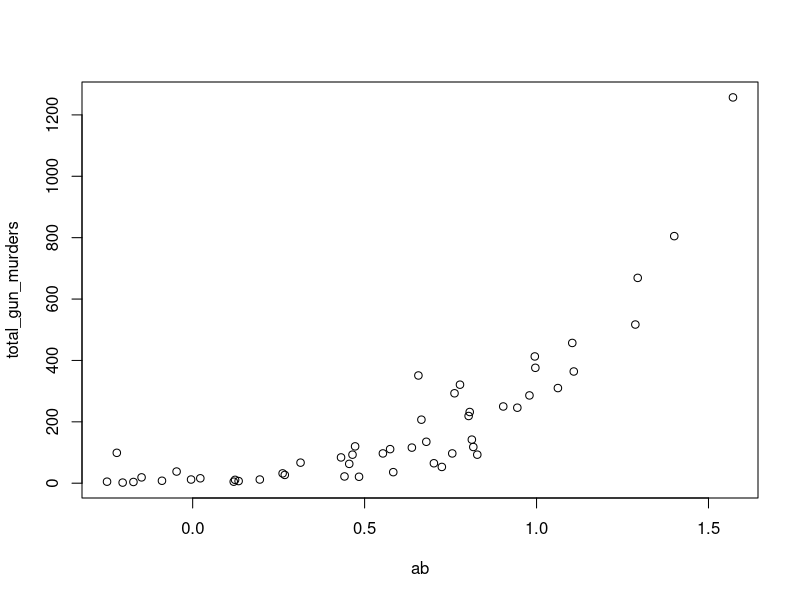
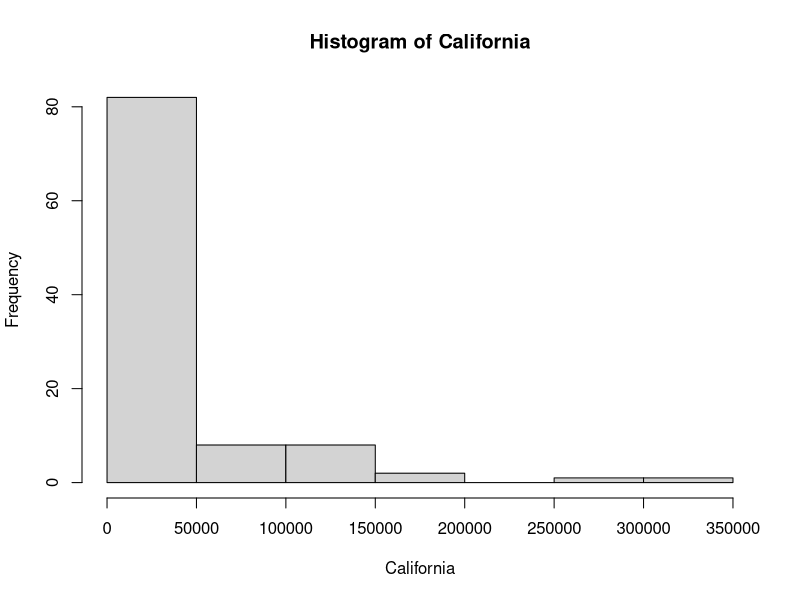
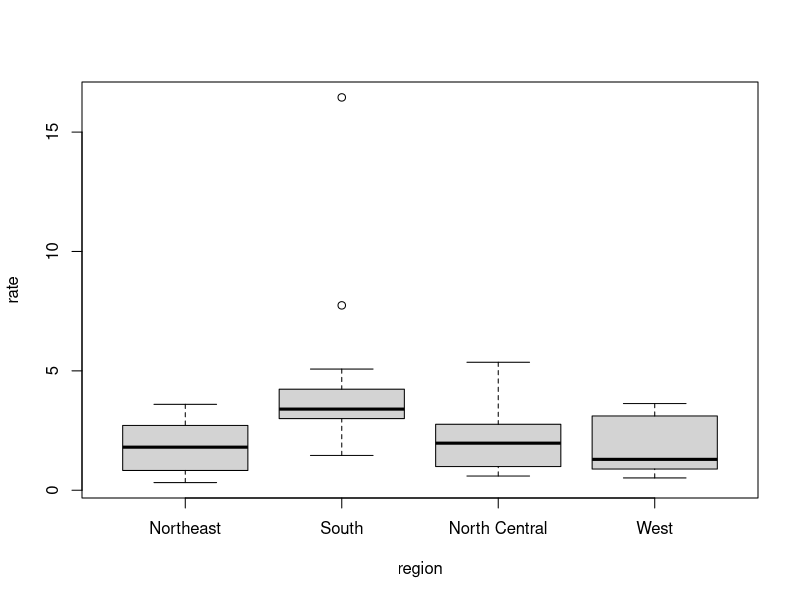

Write the R code that produced these figures, in order.
library(dslabs)
data(murders)
class(murders)

#1
pop = murders$population
asc = sort(pop)
asc [1]
min(pop)

#2
x=murders$population
index=order(x)
index[1]

#3
which.min(murders$population)

#4
q=murders$population
p=order(q)
m=p[1]

s=murders$state

s[m]

#5
temp <- c(35, 88, 42, 84, 81, 30)
city <- c("Beijing", "Lagos", "Paris", "Rio de Janeiro",
          "San Juan", "Toronto")
city_temps <- data.frame(name = city, temperature = temp)

rank(city_temps$temperature)
my_df=city_temps[order(rank(city_temps$temperature)),]
my_df

#6
ind=rank(murders$populations)
my_Df=murders[order(rank(murders$population)),]
my_Df

#7
population_in_millions <- murders$population/10^6
total_gun_murders <- murders$total

ab=log10(population_in_millions)
plot(ab, total_gun_murders)

#8
Popul=log10(murders$population)
California = c(Popul, murders$population/murders$total)
hist(California)

#9

murders$rate <- with(murders, total / population * 100000)
boxplot(rate~region, data = murders)
